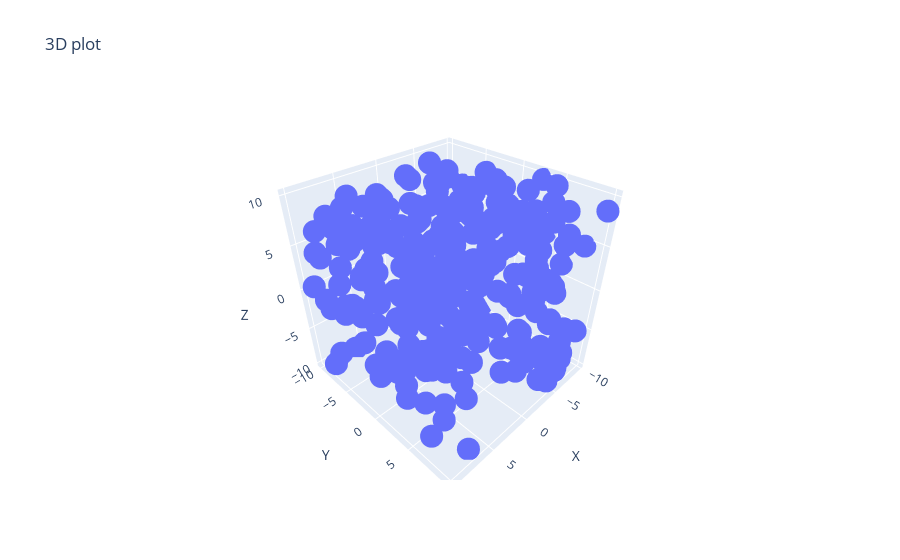

The notebook cell saved with this chart:
### Code cell
#PLOTLY ASSIGNMENT:
#1. Using the given dataset, to generate a 3D scatter plot to visualize the distribution of data points in a three-imensional space.
np.random.seed(30)
data = {
    'X': np.random.uniform(-10, 10, 300),
    'Y': np.random.uniform(-10, 10, 300),
    'Z': np.random.uniform(-10, 10, 300)
}
df = pd.DataFrame(data)
fig=px.scatter_3d(df,x='X',y='Y',z='Z',title='3D plot')
fig.show()

### Figure 1 — Plotly figure (JSON) as saved in the notebook; plotly's stock layout.template omitted (floating-point values rounded to 4 significant figures; data arrays with more than 128 entries replaced by an {"elided": "..."} marker saying what was removed)
{"data": [{"hovertemplate": "X=%{x}<br>Y=%{y}<br>Z=%{z}<extra></extra>", "legendgroup": "", "marker": {"color": "#636efa", "symbol": "circle"}, "mode": "markers", "name": "", "scene": "scene", "showlegend": false, "type": "scatter3d", "x": {"elided": "300 float values"}, "y": {"elided": "300 float values"}, "z": {"elided": "300 float values"}}], "layout": {"autosize": true, "legend": {"tracegroupgap": 0}, "scene": {"aspectmode": "auto", "aspectratio": {"x": 0.9933, "y": 1.007, "z": 0.9996}, "domain": {"x": [0, 1], "y": [0, 1]}, "xaxis": {"title": {"text": "X"}, "type": "linear"}, "yaxis": {"title": {"text": "Y"}, "type": "linear"}, "zaxis": {"title": {"text": "Z"}, "type": "linear"}}, "title": {"text": "3D plot"}}}
